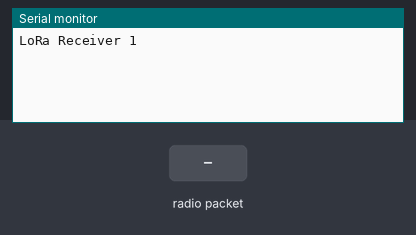
This sketch was run on a simulated Arduino Uno, built with avr-gcc and run on an emulated ATmega328P. On the bench: the last lines printed to the serial monitor. The inputs (shaded band) are chosen by the test bench. No radio packets arrive unless stated.

Above: at 1.2 s.
1.3 s: radio packet "1" arrives
At 1.7 s:
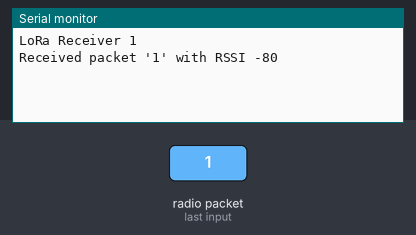
2.8 s: radio packet "0" arrives
At 4.0 s:
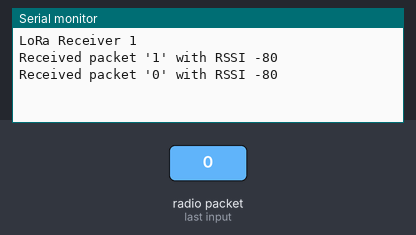
4.3 s: radio packet "2" arrives
At 5.2 s:
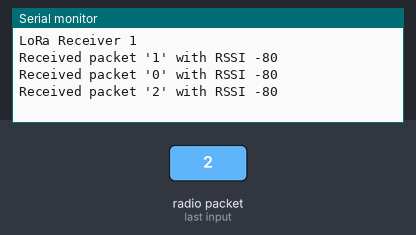

Measured:
- after the input at 1.3 s, the serial monitor: prints a new line at once (image 1)
- after the input at 2.8 s, the serial monitor: prints a new line at once (image 2)
- after the input at 4.3 s, the serial monitor: prints a new line at once (image 3)

The sketch:

LoRaReceiver.ino
```cpp
#include <SPI.h>
#include <LoRa.h>

#define ss 10
#define reset 7
#define dio0 6

void setup() {
  Serial.begin(9600);
  while (!Serial);

  Serial.println("LoRa Receiver 1");

  LoRa.setPins(ss, reset, dio0);
  if (!LoRa.begin(868E6)) {
    Serial.println("Starting LoRa failed!");
    while (1);
  }
}

String read_packet(){
  // try to parse packet
  int packetSize = LoRa.parsePacket();
  while(!packetSize){
    packetSize = LoRa.parsePacket();
  }

  Serial.print("Received packet '");

  // read packet
  String message = "";
  while (LoRa.available()) {
    message.concat((char)LoRa.read());
  }
  Serial.print(message);
  // print RSSI of packet
  Serial.print("' with RSSI ");
  Serial.println(LoRa.packetRssi());

  return message;
}

void send_packet(String packet){
  Serial.print("Sending packet: ");
  Serial.println(packet);
  // send packet
  LoRa.beginPacket();
  LoRa.print(packet);
  LoRa.endPacket();
}

String send_sync(String packet, String ID){
  // Create messagge and send
  String msg = ID + " " + packet;
  send_packet(msg);

  // Wait for response
  String received_msg = read_packet();
  while(received_msg != "ID"){
    received_msg = read_packet();
  }

  Serial.print("Message sent successfully");

}

String read_sync(String ID){
  String message = read_packet();
  String ID_read = message.substring(0, 2);

  while(ID_read != ID){
    message = read_packet();
    ID_read = message.substring(0,2);
  }

  send_packet(ID);
  Serial.println("Paquete leído y confirmación enviada.");
  return message.substring(2);
}

void loop() {
  read_sync("42");
  delay(500);
}
```
